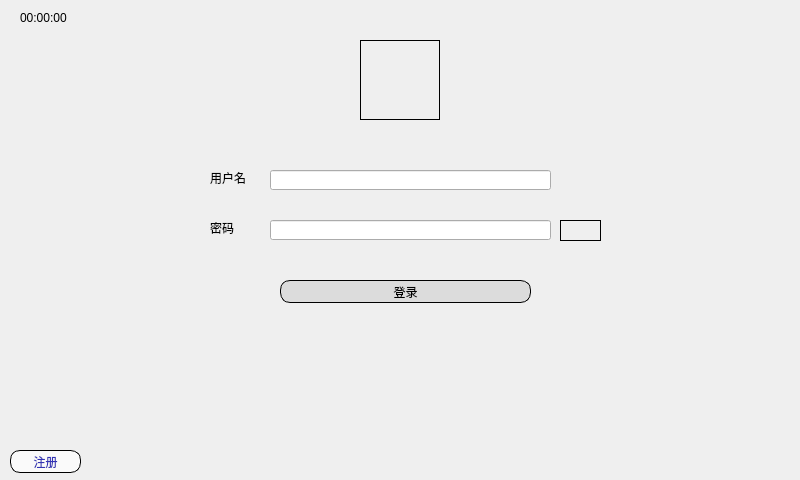
<?xml version="1.0" encoding="UTF-8"?>
<ui version="4.0">
 <class>Login</class>
 <widget class="QWidget" name="Login">
  <property name="geometry">
   <rect>
    <x>0</x>
    <y>0</y>
    <width>800</width>
    <height>480</height>
   </rect>
  </property>
  <property name="windowTitle">
   <string>Form</string>
  </property>
  <widget class="QLabel" name="labelTime">
   <property name="geometry">
    <rect>
     <x>20</x>
     <y>10</y>
     <width>61</width>
     <height>16</height>
    </rect>
   </property>
   <property name="text">
    <string>00:00:00</string>
   </property>
  </widget>
  <widget class="QPushButton" name="btnImage">
   <property name="enabled">
    <bool>true</bool>
   </property>
   <property name="geometry">
    <rect>
     <x>360</x>
     <y>40</y>
     <width>80</width>
     <height>80</height>
    </rect>
   </property>
   <property name="styleSheet">
    <string notr="true">border-image:url(xiongmao.jpg);
border:1px solid#000000;</string>
   </property>
   <property name="text">
    <string/>
   </property>
  </widget>
  <widget class="QLineEdit" name="lineEditAccount">
   <property name="geometry">
    <rect>
     <x>270</x>
     <y>170</y>
     <width>281</width>
     <height>20</height>
    </rect>
   </property>
  </widget>
  <widget class="QLineEdit" name="lineEditPW">
   <property name="geometry">
    <rect>
     <x>270</x>
     <y>220</y>
     <width>281</width>
     <height>20</height>
    </rect>
   </property>
  </widget>
  <widget class="QLabel" name="labelAcount">
   <property name="geometry">
    <rect>
     <x>210</x>
     <y>170</y>
     <width>41</width>
     <height>16</height>
    </rect>
   </property>
   <property name="text">
    <string>用户名</string>
   </property>
  </widget>
  <widget class="QLabel" name="labelPW">
   <property name="geometry">
    <rect>
     <x>210</x>
     <y>220</y>
     <width>41</width>
     <height>16</height>
    </rect>
   </property>
   <property name="text">
    <string>密码</string>
   </property>
  </widget>
  <widget class="QPushButton" name="btnLogin">
   <property name="geometry">
    <rect>
     <x>280</x>
     <y>280</y>
     <width>251</width>
     <height>23</height>
    </rect>
   </property>
   <property name="styleSheet">
    <string notr="true">background-color:rgb(220,220,220);
border-radius:10px;
border:1px solid#000000;</string>
   </property>
   <property name="text">
    <string>登录</string>
   </property>
  </widget>
  <widget class="QPushButton" name="btnPWEcho">
   <property name="geometry">
    <rect>
     <x>520</x>
     <y>220</y>
     <width>31</width>
     <height>21</height>
    </rect>
   </property>
   <property name="styleSheet">
    <string notr="true">border-image:url(hide.jpg);
border:0px solid#000000;</string>
   </property>
   <property name="text">
    <string/>
   </property>
  </widget>
  <widget class="QPushButton" name="btnKey">
   <property name="geometry">
    <rect>
     <x>560</x>
     <y>220</y>
     <width>41</width>
     <height>21</height>
    </rect>
   </property>
   <property name="styleSheet">
    <string notr="true">border-image:url(keyborder.jpg);
border:1px solid#000000;</string>
   </property>
   <property name="text">
    <string/>
   </property>
  </widget>
  <widget class="QPushButton" name="btnRegister">
   <property name="geometry">
    <rect>
     <x>10</x>
     <y>450</y>
     <width>71</width>
     <height>23</height>
    </rect>
   </property>
   <property name="styleSheet">
    <string notr="true">background-color:rgb(250,250,250);
border-radius:10px;
border:1px solid#000000;
color:rgb(50,50,180);</string>
   </property>
   <property name="text">
    <string>注册</string>
   </property>
  </widget>
 </widget>
 <resources/>
 <connections/>
</ui>
